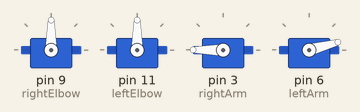
Recording of a sketch running on a simulated Arduino Uno, built with avr-gcc and run on an emulated ATmega328P. On the bench: 4 × servo. What the sketch prints to the serial monitor is not drawn.

Above: at 0.1 s.
At 1.1 s:
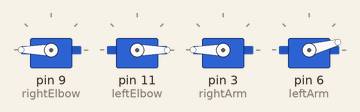
At 2.9 s:
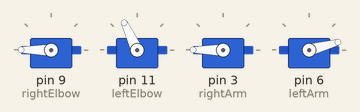
At 4.5 s:
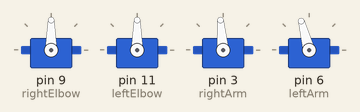
At 6.1 s:
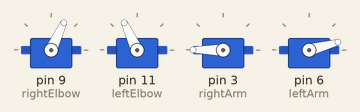
At 7.2 s:
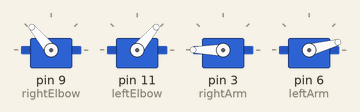
Timing chart, 0 to 8.7 s (numbered marks = the images above):
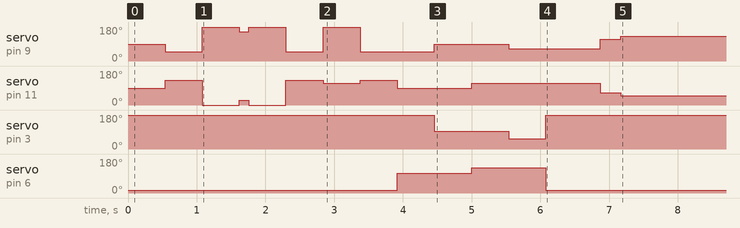

Measured:
- by itself, servo on pin 9 (rightElbow): 90° → 50° at 0.54 s, → 180° 0.54 s later, → 155° 0.54 s later, → 180° 0.14 s later, … (11 changes in this stretch)

The sketch:

hot_to_go_robo.ino
```cpp
// Add the Servo library. This library is a standart library
#include <stdio.h>
#include <Servo.h>

Servo rightElbow;
Servo leftElbow;
Servo rightArm;
Servo leftArm;

int serPos = 0;
int topPosLeft = 90;
int topPosRight = 90;
int bottomPosLeft = 105;
int bottomPosRight = 95;

void setup() {
  // put your setup code here, to run once:
  Serial.begin(9600);
  Serial.println("Connected to serial monitor");
  Serial.println("Start the slay?");
  rightElbow.attach(9);
  leftElbow.attach(11);
  rightArm.attach(3);
  leftArm.attach(6);

  StartPos();
  int delayTime1 = 540;
  hOTTOGO(delayTime1);
  int delayTime2 = 540;
  youCanTakeMe(delayTime2);
}

void loop() {
}

void StartPos() {
  leftElbow.write(topPosLeft);
  rightElbow.write(topPosRight);
  leftArm.write(bottomPosLeft - 90);
  rightArm.write(bottomPosRight + 90);
}

void HPosition() {
  leftElbow.write(topPosLeft);
  rightElbow.write(topPosRight);
}

void OPosition() {
  rightElbow.write(topPosRight-40);
  leftElbow.write(topPosLeft+40);
}

void TAPosition() {
  rightElbow.write(topPosRight+90);
  leftElbow.write(topPosLeft-90);
}

void TBPosition() {
  rightElbow.write(topPosRight+65);
  leftElbow.write(topPosLeft-65);
}

void GPosition() {
  rightElbow.write(topPosRight+90);
  leftElbow.write(topPosLeft+25);
}

void youPosition() {
  leftArm.write(bottomPosLeft);
  leftElbow.write(topPosLeft);
}

void canPosition() {
  rightArm.write(bottomPosRight);
  rightElbow.write(topPosRight);
}

void takePosition() {
  leftArm.write(bottomPosLeft+30);
  leftElbow.write(topPosLeft+25);
}

void mePosition() {
  rightArm.write(bottomPosRight-40);
  rightElbow.write(topPosRight-25);
}

void hotPosition() {
  leftArm.write(bottomPosLeft-90);
  rightArm.write(bottomPosRight+90);
  rightElbow.write(topPosRight-25);
  leftElbow.write(topPosLeft+25);

}

void togoPosition() {
  leftElbow.write(topPosLeft-25);
  rightElbow.write(topPosRight+25);
  delay(300);
  leftElbow.write(topPosLeft-40);
  rightElbow.write(topPosRight+40);
}

void hOTTOGO(double delayTime) {
  HPosition();
  delay(delayTime);

  OPosition();
  delay(delayTime);

  TAPosition();
  delay(delayTime);
  TBPosition();
  delay(delayTime/4);
  TAPosition();
  delay(delayTime);

  OPosition();
  delay(delayTime);

  GPosition();
  delay(delayTime);

  OPosition();
  delay(delayTime);

}

void youCanTakeMe(double delayTime) {
  youPosition();
  delay(delayTime);
  canPosition();
  delay(delayTime);
  takePosition();
  delay(delayTime);
  mePosition();
  delay(delayTime);
  hotPosition();
  delay(delayTime+250);
  togoPosition();
}
```
